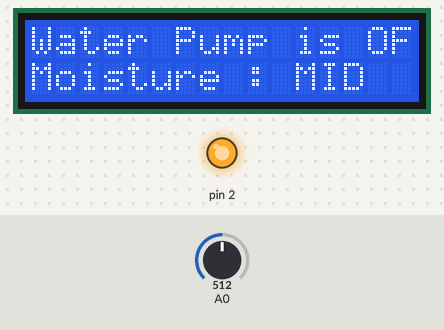
Bench run of a sketch on a simulated Arduino Uno, built with avr-gcc and run on an emulated ATmega328P. Parts: 16×2 character LCD, output pins drawn as LEDs (lit = HIGH). The test bench sets the inputs (shaded band); at power-on: A0 = 512. What the sketch prints to the serial monitor is not drawn.

Above: at 5.2 s.
5.3 s: A0 set to 942
6.8 s: A0 set to 960
At 7.3 s:
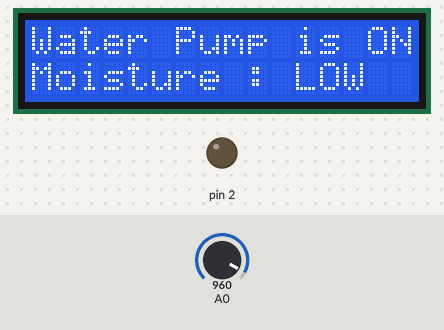
8.3 s: A0 set to 290
At 9.5 s:
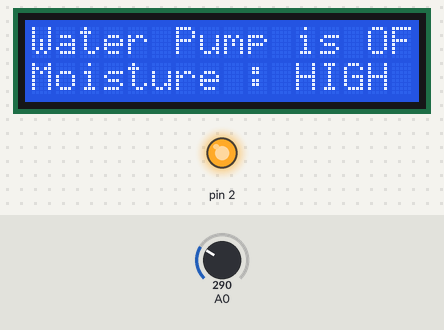
9.8 s: A0 set to 316
At 10.8 s:
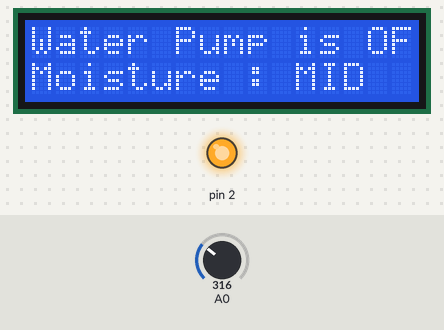
11.3 s: A0 set to 122
At 11.9 s:
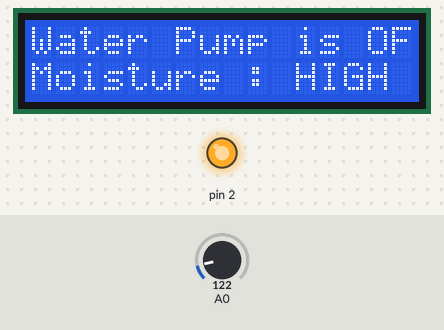
Timing chart, 0 to 13.8 s (numbered marks = the images above; inputs shaded):
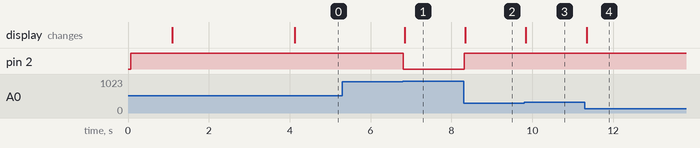

Measured:
- the behaviour switches between 950 and 951 on A0 (found by bisection; images 0 and 1)
- the behaviour switches between 300 and 301 on A0 (found by bisection; images 2 and 3)
- after the input at 5.3 s, every drawn part: stays the same
- after the input at 6.8 s, pin 2: HIGH → LOW at once; the display: changes at once (image 1)
- after the input at 8.3 s, pin 2: LOW → HIGH at once; the display: changes at once (image 2)
- after the input at 9.8 s, the display: changes at once (image 3)
- after the input at 11.3 s, the display: changes at once (image 4)

The sketch:

Soil_moisture_Sensor_with_Relay___Lcd.ino
```cpp
#include <LiquidCrystal_I2C.h>
LiquidCrystal_I2C lcd(0x27, 16, 2);

void setup() {
  Serial.begin(9600);
  lcd.init();
  lcd.backlight();
  lcd.clear();
  pinMode(2, OUTPUT);
  digitalWrite(2, HIGH);
  delay(1000);
  lcd.setCursor(0, 0);
  lcd.print("IRRIGATION");
  lcd.setCursor(0, 1);
  lcd.print("SYSTEM IS ON ");
    lcd.print("");
    delay(3000);
  lcd.clear();
}

void loop() {
  int value = analogRead(A0);
  Serial.println(value);
  if (value > 950) {
    digitalWrite(2, LOW);
    lcd.setCursor(0, 0);
    lcd.print("Water Pump is ON ");
  } else {
    digitalWrite(2, HIGH);
    lcd.setCursor(0, 0);
    lcd.print("Water Pump is OFF");
  }

  if (value < 300) {
    lcd.setCursor(0, 1);
    lcd.print("Moisture : HIGH");
  } else if (value > 300 && value < 950) {
    lcd.setCursor(0, 1);
    lcd.print("Moisture : MID ");
  } else if (value > 950) {
    lcd.setCursor(0, 1);
    lcd.print("Moisture : LOW ");
  }
}
```
